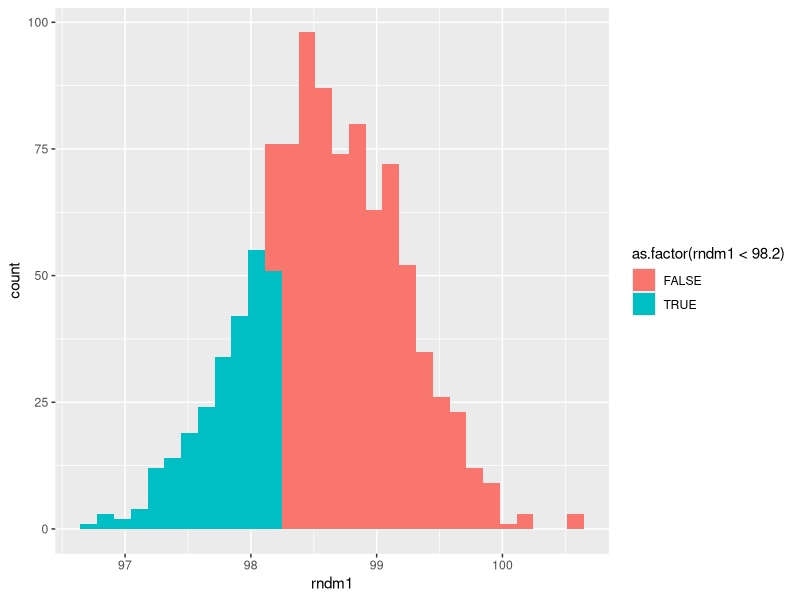
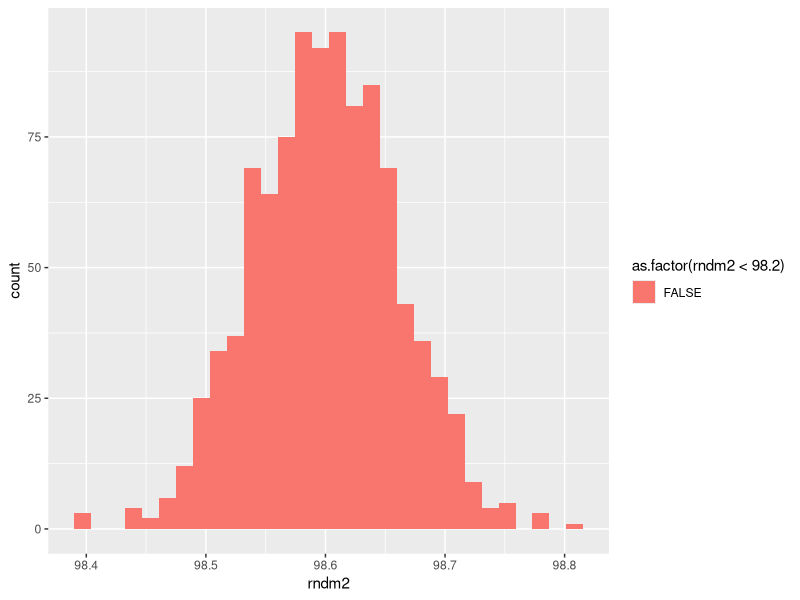

Generate these figures, in order, with R:
#Lab 5 Practice

#2.6 Practice

##For these practice problems, assume that the population of human body temperatures is normally distributed
## with mean 98.6 degrees Fahrenheit and a standard deviation of 0.62 degrees Fahrenheit.

set.seed(09262019)
library(tidyverse)
library(ggplot2)


##(i) Find P(X < 98.2) through simulation of 1000 individuals
##calculate proportion of them fall within the desired boundaries and create histogram
##highlighting those that fall within the desired boundaries

rndm1 <- rnorm(1000,98.6,0.62)
# random normal distribution with mean 98.6 degrees F and sd of 0.62 degrees
prop1 <- sum(rndm1 < 98.2)/1000
#Stores proportion from rndm1 that are < 98.2

p1 <- ggplot(as.data.frame(rndm1), aes(x=rndm1)) + 
         geom_histogram(aes(fill=as.factor(rndm1 < 98.2 )))
#Create histogram highlighting proportion that is P(X < 98.2)

plot(p1)

##(ii) Calculate P(X < 98.2) and compare to (i)

less982 <- pnorm(98.2, 98.6, 0.62)

cat('The calculated probability of P(X < 98.2) is',less982,'in comparison to the simulated probability of',prop1,'.')

##(iii) Find P(X < 98.2) through simulation of 106 individuals from 1000 random samples and
##for each sample store the mean body temp only. Calculate the proportion of them fall
##within the desired boundaries. Create a histogram, highlighting those that fall within the boundaries
##Based on this, what are the plausible values for the sample mean body temp from a random sample of 106 indv?

rndm2 <- rnorm(1000, 98.6, 0.62/sqrt(106))
#random normal distribution of mean body temp from 106 individuals, with a mean of 98.6 and sd of 0.62

prop2 <- sum(rndm2 < 98.2)/1000
#Stores proportion from rndm that are < 98.2

p2 <- ggplot(as.data.frame(rndm2), aes(x=rndm2)) + 
  geom_histogram(aes(fill=as.factor(rndm2 < 98.2 )))
#Create histogram highlighting proportion that is P(X < 98.2)

plot(p2)

cat('Based on the simulation of 106 individuals, the plausible values for the sample mean body temp are all above 98.2.')


##(iv) Calculate P(Xavg < 98.2) Compare to (iii)

avgless982 <- pnorm(98.2, 98.6, 0.62/sqrt(106))

cat('The calculated probability of P(X < 98.2) is',avgless982,'in comparison to the simulated probability of',prop2,'.')

##(v)A random sample of 106 adults body temperatures were recorded.
##The mean body temp was 98.2, how unlikely would it be to get a sample mean of 98.2 or less if
##the population mean body temperature was actually 98.6?
##Does your answer depend on whether the population body temperaturs are normally distributed?

cat('It is extremely unlikely to get a sample mean of 98.2 from 106 adults, as demonstrated in part (iii) the plausible values for 106 individuals ranges from 98.4 and above')
